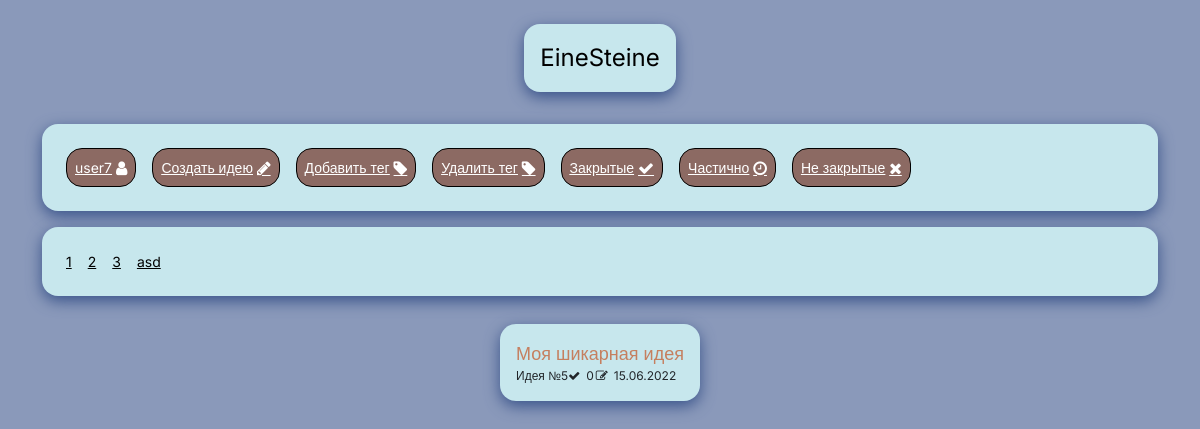
Screenshot of /board/filtered/none/3 (signed in) with the database file from the repository.
### einesteine/models.py (models this page shows, shortened)
class User(db.Model, UserMixin):
    id = db.Column(db.Integer, primary_key=True)
    username = db.Column(db.String(64), index=True, unique=True)
    email = db.Column(db.String(120), index=True, unique=True)
    password_hash = db.Column(db.String(128))
    register_time = db.Column(db.DateTime)
    last_idea_id = db.Column(db.Integer, default=1)
    ideas = db.relationship('Idea', backref='idea_author', lazy='dynamic')
    posts = db.relationship('Post', backref='post_author', lazy='dynamic')
    tags = db.relationship('Tag', backref='tag_author', lazy='dynamic')

class Tag(db.Model):
    id = db.Column(db.Integer, primary_key=True)
    name = db.Column(db.String(25))
    user_id = db.Column(db.Integer, db.ForeignKey('user.id'))
    ideas = db.relationship('Idea', secondary = tag_connections,
                            secondaryjoin = (tag_connections.c.tagged_id == Idea.id),
                            primaryjoin = (tag_connections.c.tag_id == id),
                            backref=db.backref('tags', lazy='dynamic'), lazy='dynamic')

class Idea(db.Model):
    id = db.Column(db.Integer, primary_key=True)
    name = db.Column(db.String(140))
    number = db.Column(db.Integer)
    complete = db.Column(db.Boolean(), default=False)
    created_time = db.Column(db.DateTime)
    user_id = db.Column(db.Integer, db.ForeignKey('user.id'))
    posts = db.relationship('Post', backref='idea_post', lazy='dynamic')

### einesteine/routes.py (the view)
@app.route('/board/filtered/<tag_name>/<stage>')
@login_required
def dashboard_filtered(tag_name, stage):
    ideas = []
    if tag_name != 'none':
        tag = Tag.query.filter_by(name = tag_name, user_id = current_user.id).first()
        ideas = tag.ideas
    elif tag_name == 'none':
        ideas = current_user.ideas
    if stage != 'none' and ideas != None:
        if stage == '1':
            ideas = ideas.filter(sqla.and_(Idea.complete == False, Idea.posts == None))
        if stage == '2':
            ideas = ideas.filter(sqla.and_(Idea.complete == False, Idea.posts != None))
        if stage == '3':
            ideas = ideas.filter(Idea.complete)
    if ideas != None:
        ideas = ideas.paginate(1, 50, False).items
    else:
        ideas = []
    return render_template('dashboard.html', user=current_user, ideas=ideas, tags=current_user.tags.all(), tagn = False, stage=stage, tag_name=tag_name)

### einesteine/models.py (called while the page is built)
@login.user_loader
def load_user(id):
    return User.query.get(int(id))

### einesteine/templates/dashboard.html (shortened to what this page needs)
{% extends "base.html" %}
{% block content %}
<div class="container d-flex flex-column" style="margin-top: 2%;">
    <div class="d-flex align-items-center flex-wrap dashboard-card" style="margin: 8px 0px 16px 0px;">
        <div class="d-flex align-items-center dashboard-maintag">
          <a class="d-lg-flex align-items-center" href="{{ url_for('profile') }}" style="font-family: inherit;font-size: inherit;color: inherit;margin-right: 4px;">{{ user.username }}</a>
          <i class="fa fa-user d-lg-flex dashboard-maintag-ico"></i>
        </div>
        <div class="d-flex align-items-center dashboard-maintag" herf="#">
          <a class="d-lg-flex align-items-center" href="{{ url_for('editor_empty') }}" style="font-family: inherit;font-size: inherit;color: inherit;margin-right: 4px;">Создать идею</a>
          <i class="fa fa-pencil d-lg-flex dashboard-maintag-ico">
          </i>
        </div>
        <div class="d-flex align-items-center dashboard-maintag">
          <a class="d-lg-flex align-items-center" style="font-family: inherit;font-size: inherit;color: inherit;margin-right: 4px;" data-bs-toggle="modal" data-bs-target="#add-tag-modal" type="button">Добавить тег</a>
          <i class="fa fa-tag d-lg-flex dashboard-maintag-ico"></i>
        </div>
        <div class="d-flex align-items-center dashboard-maintag">
          <a class="d-lg-flex align-items-center" style="font-family: inherit;font-size: inherit;color: inherit;margin-right: 4px;" data-bs-toggle="modal" data-bs-target="#del-tag-modal" type="button">Удалить тег</a>
          <i class="fa fa-tag d-lg-flex dashboard-maintag-ico"></i>
        </div>
        <div class="d-flex align-items-center dashboard-maintag">
          <a class="d-lg-flex align-items-center" href="{{ url_for('dashboard_filtered', tag_name = tag_name, stage = '3') }}" style="font-family: inherit;font-size: inherit;color: inherit;margin-right: 4px;">Закрытые</a>
          <i class="fa fa-check d-lg-flex dashboard-maintag-ico">
          </i>
        </div>
        <div class="d-flex align-items-center dashboard-maintag">
          <a class="d-lg-flex align-items-center" href="{{ url_for('dashboard_filtered', tag_name = tag_name, stage = '2') }}" style="font-family: inherit;font-size: inherit;color: inherit;margin-right: 4px;">Частично</a>
          <i class="fa fa-clock-o d-lg-flex dashboard-maintag-ico"></i>
        </div>
        <div class="d-flex align-items-center dashboard-maintag">
          <a class="d-lg-flex align-items-center" href="{{ url_for('dashboard_filtered', tag_name = tag_name, stage = '1') }}" style="font-family: inherit;font-size: inherit;color: inherit;margin-right: 4px;">Не закрытые</a>
          <i class="fa fa-close d-lg-flex dashboard-maintag-ico"></i>
        </div>
    </div>
    <div id = 'tag-list' class="d-flex align-items-center flex-wrap dashboard-card" style="margin: 0px 0px 16px 0px;">
      {% if tags|length > 0 %}
      {% for tag in tags %}
        <a id='tag_{{ tag.id }}_show' class="dashboard-tag" href="{{ url_for('dashboard_filtered', tag_name = tag.name, stage = 'none') }}"> {{ tag.name }}</a>
      {% endfor %}
      {% else %}
        <span id = 'has-no-tags' class="dashboard-tag" >У вас нет еще ни одного тега!</span>
      {% endif %}
    </div>
</div>
<div id = 'idea-list' class="container d-flex justify-content-evenly flex-wrap">
  {% for idea in ideas %}
    <div class="d-flex flex-column flex-wrap dashboard-card" style="margin: 12px;max-width: 325px;">
      <a class="dashboard-card-link" href="{{ url_for('editor', idea_id = idea.id)}}">{{ idea.name }}<br></a>
        <div class="d-flex align-items-center" style="font-size: 12px;">
          <span>Идея №{{ idea.number }}</span>
          {% if idea.complete == True %}
          <i class="fa fa-check" style="margin-right: 6px;"></i>
          {% else %}
          <i class="fa fa-times" style="margin-right: 6px;"></i>
          {% endif %}
          <span style="margin-right: 2px;">{{ idea.posts.all()|length }}</span>
          <i class="fa fa-pencil-square-o d-lg-flex" style="margin-right: 6px;"></i>
          <span>{{ idea.created_time.strftime('%d.%m.%Y') }}</span>
        </div>
    </div>
    {% endfor %}
</div>
{% endblock %}

### einesteine/static/css/colors.css (style rules this page uses)
:root { --a-color: #C7E7ED; --as-color: #8A99BA; --ad-color: #39538A; --b-color: #EE9972; --bd-color: #c57f5f; --c-color: #BD8F86; --cd-color: #8c6a63; }

### einesteine/static/css/custom.css (style rules this page uses)
.dashboard-card { background-color: var(--a-color); padding: 16px; border-radius: 1rem; box-shadow: 0px 5px 15px var(--ad-color); }
.dashboard-card-link { font-size: 18px; text-decoration: none; color: var(--bd-color); }
.dashboard-tag { text-decoration: underline; font-size: 14px; color: black; margin: 8px; }
.dashboard-maintag { text-decoration: underline; font-size: 14px; color: white; margin: 8px; padding: 8px; border: 1px solid black; border-radius: 1rem; background-color: var(--cd-color); }
.dashboard-maintag-ico { font-size: 16px; }

### rows the page displays
User: username "user7"
Tag: name "1"
Tag: name "2"
Tag: name "3"
Tag: name "asd"
Idea: name "Моя шикарная идея", number "5", complete True (drawn), posts.all|length "0", created_time "15.06.2022"
